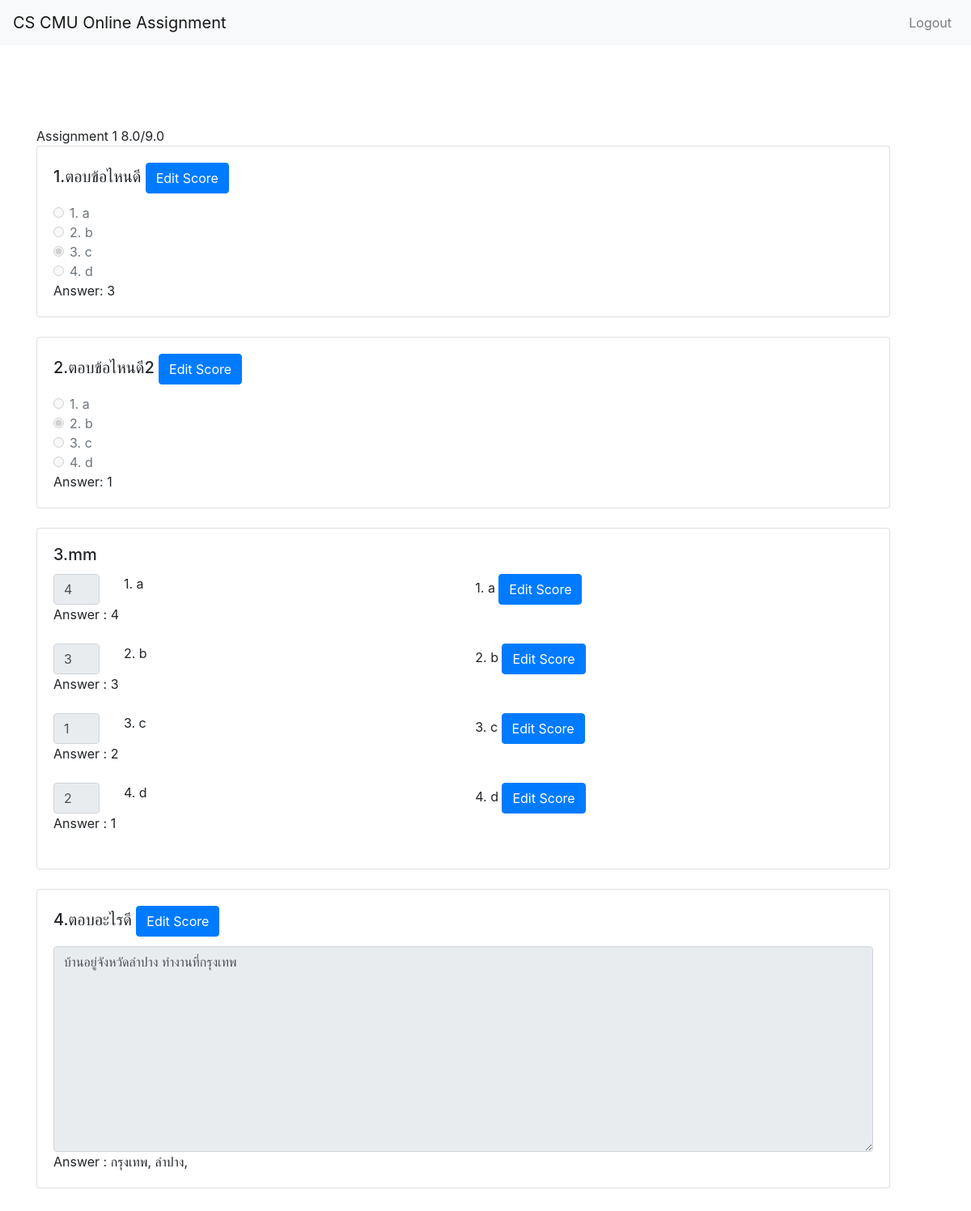
The app's page /assignment/204100/score/1/list/590510525/ with its own data.
### assignment/models.py (models this page shows, shortened)
class Assignment(models.Model):
    subject = models.ForeignKey(Subject, on_delete=models.CASCADE)
    start_date = models.DateField()
    end_date = models.DateField()
    name = models.CharField(max_length=50)
    publish = models.BooleanField(default=False)
    check = models.BooleanField(default=False)
    score = models.FloatField()

class Question(models.Model):
    matching = 'M'
    choice = 'C'
    open_ended = 'O'
    question_type = (
        (matching, 'Matching'),
        (choice, 'Choices'),
        (open_ended, 'Open-ended')
    )
    no = models.IntegerField()
    assignment = models.ForeignKey(Assignment, on_delete=models.CASCADE)
    qtype = models.CharField(max_length=1, choices=question_type)
    topic = models.CharField(max_length=50)
    score = models.FloatField()
    class Meta:
        unique_together = (("no", "assignment"))

class Choice(models.Model):
    question = models.ForeignKey(Question, on_delete=models.CASCADE)
    no = models.IntegerField()
    txt = models.CharField(max_length=50)
    class Meta:
        unique_together = (("no", "question"))

class ChoiceAnswer(models.Model):
    question = models.ForeignKey(Question, on_delete=models.CASCADE)
    no = models.IntegerField()
    class Meta:
        unique_together = (("no", "question"))

class StudentMatchingAnswer(models.Model):
    question = models.ForeignKey(Question, on_delete=models.CASCADE)
    answer_item = models.IntegerField()
    answer_choice = models.IntegerField()
    student = models.ForeignKey(Student, on_delete=models.CASCADE)
    class Meta:
        unique_together = (("question", "student", "answer_item"))

class MatchingAnswer(models.Model):
    question = models.ForeignKey(Question, on_delete=models.CASCADE)
    item_no = models.ForeignKey(Matching, on_delete=models.CASCADE)
    choice_no = models.ForeignKey(MatchingChoice, on_delete=models.CASCADE)
    class Meta:
        unique_together = (("choice_no", "item_no", "question"))

class Matching(models.Model):
    question = models.ForeignKey(Question, on_delete=models.CASCADE)
    no = models.IntegerField()
    txt = models.CharField(max_length=50)
    class Meta:
        unique_together = (("no", "question"))

class MatchingChoice(models.Model):
    question = models.ForeignKey(Question, on_delete=models.CASCADE)
    no = models.IntegerField()
    txt = models.CharField(max_length=50)
    class Meta:
        unique_together = (("no", "question"))

class StudentOpenEndedAnswer(models.Model):
    question = models.ForeignKey(Question, on_delete=models.CASCADE)
    answer = models.CharField(max_length=100)
    student = models.ForeignKey(Student, on_delete=models.CASCADE)
    class Meta:
        unique_together = (("question", "student"))

class OpenEndedKeywords(models.Model):
    question = models.ForeignKey(Question, on_delete=models.CASCADE)
    keyword = models.CharField(max_length=20)
    class Meta:
        unique_together = (("question", "keyword"))

### assignment/views/check.py (the view)
class StudentAssignmentScore(generic.TemplateView):
    template_name = 'teacher/student_assignment_score.html'
    def get_context_data(self, **kwargs):
        context = super(StudentAssignmentScore, self).get_context_data(**kwargs)
        result = list()
        do = StudentDoAssignment.objects.get(student__code=self.kwargs['std_code'],assignment=self.kwargs['assignment'])
        question = Question.objects.filter(
            assignment__subject__subject_code=self.kwargs['subject'],assignment=self.kwargs['assignment'])
        context['question'] = question
        for i in question:
            if i.qtype == 'O':
                answer = None
                s = 0
                if do.finish:
                    answer = StudentOpenEndedAnswer.objects.get(question=i, student__code=self.kwargs['std_code'])
                    s = StudentOpenEndedScore.objects.get(question=i,student__code=self.kwargs['std_code'])
                real_answer = OpenEndedKeywords.objects.filter(question=i)
                result.append([i,answer,real_answer,s])
            elif i.qtype == 'C':
                answer = None
                s = 0
                if do.finish:
                    answer = StudentChoiceAnswer.objects.get(question=i, student__code=self.kwargs['std_code'])
                    s = StudentChoiceScore.objects.get(question=i,student__code=self.kwargs['std_code'])
                choice = Choice.objects.filter(question=i)
                real_answer = ChoiceAnswer.objects.get(question=i)
                result.append([i,answer,choice,real_answer,s])
            elif i.qtype == 'M':
                answer = None
                s = 0
                if do.finish:
                    answer = StudentMatchingAnswer.objects.filter(question=i, student__code=self.kwargs['std_code'])
                    s = StudentMatchingScore.objects.filter(question=i,student__code=self.kwargs['std_code'])
                item = Matching.objects.filter(question=i)
                choice = MatchingChoice.objects.filter(question=i)
                real_answer = MatchingAnswer.objects.filter(question=i)
                result.append([i,answer,item,choice,real_answer,s])
            context['result'] = result
            if do.finish:
                score_choice = StudentChoiceScore.objects.filter(question__assignment=self.kwargs['assignment'])
                context['score_choice'] = score_choice
                score_matching = StudentMatchingScore.objects.filter(question__assignment=self.kwargs['assignment'])
                score_open = StudentOpenEndedScore.objects.filter(question__assignment=self.kwargs['assignment'])
                score = sum([i.score for i in score_choice])
                score += sum([i.score for i in score_matching])
                score += sum([i.score for i in score_open])
            else:
                score = 0
        context['assignment'] = Assignment.objects.get(pk=self.kwargs['assignment'])
        print(score)
        context['score'] = score
        context['full_score'] = sum([i.score for i in question])
        return context

### assignment/templatetags/get_index.py (called while the page is built)
@register.filter
def get_at_index(list, index):
    return list[index].txt

@register.filter
def get_choice(list,index):
    return list[index].choice_no.no

@register.filter
def get_answer(list,index):
    if list is None:
        return 'X'
    return list[index].answer_choice

@register.filter
def get_pk(list,index):
    return list[index].pk

### assignment/templates/teacher/student_assignment_score.html
{% extends "base.html" %}
{% load staticfiles %}
{% block body %}
{% load get_index %}
<div class="container con-dashboard">
    {{ assignment.name }}
    {{ score }}/{{ full_score }}
    <div class="form-group">
        {% for q in result %}
        {% ifequal q.0.qtype 'O' %}
        <div class="card" style="width: 95%">
            <div class="card-body">
                <h5 class="card-title">{{ q.0.no }}.{{ q.0.topic }} {% ifnotequal q.3 0 %} <button class="btn btn-primary"
                        onclick="window.open('{% url 'assignment:edit_open_score' q.3.pk %}','popUpWindow','height=500,width=400,left=100,top=100,resizable=yes,scrollbars=yes,toolbar=yes,menubar=no,location=no,directories=no, status=yes');">Edit
                        Score</button>{% endifnotequal %}</h5>
                <textarea class="form-control" name="" id="q1" cols="30" rows="10" disabled>{{ q.1.answer }}</textarea>
                Answer : {% for a in q.2 %}{{ a.keyword }}, {% endfor %}
            </div>
        </div>
        <br>
        {% endifequal %}
        {% ifequal q.0.qtype 'C' %}
        <div class="card" style="width: 95%">
            <div class="card-body">
                <h5 class="card-title">{{ q.0.no }}.{{ q.0.topic }} {% ifnotequal q.4 0 %}<button class="btn btn-primary"
                    onclick="window.open('{% url 'assignment:edit_choice_score' q.4.pk %}','popUpWindow','height=500,width=400,left=100,top=100,resizable=yes,scrollbars=yes,toolbar=yes,menubar=no,location=no,directories=no, status=yes');">Edit
                    Score</button>{% endifnotequal %}</h5>
                {% for c in q.2 %}
                <div class="form-check">
                    <input class="form-check-input" type="radio" name="{{ forloop.encounter }}" disabled
                        {% ifequal q.1.answer forloop.counter %}checked{% endifequal %}>
                    <label class="form-check-label">
                        {{ forloop.counter }}. {{ c.txt }}
                    </label>
                </div>
                {% endfor %}
                Answer: {{ q.3.no }}
            </div>
        </div>
        <br>
        {% endifequal %}
        {% ifequal q.0.qtype 'M' %}
        <div class="card" style="width: 95%">
            <div class="card-body">
                <h5 class="card-title">{{ q.0.no }}.{{ q.0.topic }}</h5>
                {% for m in q.4 %}
                <div class="row">
                    <div class="col-sm-1"><input class="form-control" name="" id="q3a"
                            value={{ q.1|get_answer:forloop.counter0 }} disabled></div>
                    <div class="col-sm-5">{{ forloop.counter }}. {{ q.2|get_at_index:forloop.counter0 }}</div>
                    <div class="col-sm-6">{{ forloop.counter }}. {{ q.3|get_at_index:forloop.counter0 }} {% ifnotequal q.5 0 %}<button class="btn btn-primary"
                        onclick="window.open('{% url 'assignment:edit_matching_score' q.5|get_pk:forloop.counter0 %}','popUpWindow','height=500,width=400,left=100,top=100,resizable=yes,scrollbars=yes,toolbar=yes,menubar=no,location=no,directories=no, status=yes');">Edit
                        Score</button>{% endifnotequal %}</div>
                    <div class="container">Answer : {{ q.4|get_choice:forloop.counter0 }}</div>
                </div><br>
                {% endfor %}
            </div>
        </div>
        <br>
        {% endifequal %}
        {% endfor %}
    </div>
    <br>
</div>
{% endblock %}

### assignment/static/css/check-homework.css (style rules this page uses)
.con-dashboard { margin-top: 100px; }

### records on screen
Assignment: name "Assignment 1"
Question: no "1", topic "ตอบข้อไหนดี", no "3"
Choice: txt "a"
Choice: txt "b"
Choice: txt "c"
Choice: txt "d"
Question: no "2", topic "ตอบข้อไหนดี2", no "1"
Choice: txt "a"
Choice: txt "b"
Choice: txt "c"
Choice: txt "d"
Question: no "3", topic "mm"
MatchingAnswer: choice_no.no "4"
StudentMatchingAnswer: answer_choice "4"
Matching: txt "a"
MatchingChoice: txt "a"
MatchingAnswer: choice_no.no "3"
StudentMatchingAnswer: answer_choice "3"
Matching: txt "b"
MatchingChoice: txt "b"
MatchingAnswer: choice_no.no "2"
StudentMatchingAnswer: answer_choice "1"
Matching: txt "c"
MatchingChoice: txt "c"
MatchingAnswer: choice_no.no "1"
StudentMatchingAnswer: answer_choice "2"
Matching: txt "d"
MatchingChoice: txt "d"
Question: no "4", topic "ตอบอะไรดี", answer "บ้านอยู่จังหวัดลำปาง ทำงานที่กรุงเทพ"
OpenEndedKeywords: keyword "กรุงเทพ"
OpenEndedKeywords: keyword "ลำปาง"

### other values on screen
{{ score }} "8.0"
{{ full_score }} "9.0"
